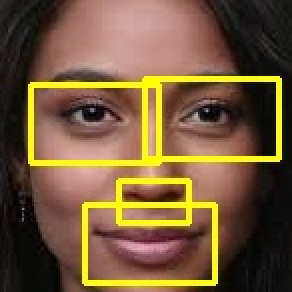
#> input picture python_process/Image_Lips/0_image_picker4693477020074050379.jpg.jpg, 146 x 146 px, found by its file name (shown 2 times larger); its folder holds only this picture in this run
$ python -i kmeans_face.py   (imports and definitions only)
#> lines starting #> are read from the running program, lines starting #| are printed output that depends on the picture; long printed decimals are rounded
import cv2
from sklearn.cluster import KMeans
from collections import Counter
import numpy as np
from euclediance_distance import checkCategory
from CIELab import checkCIELab
import pandas as pd
import matplotlib.pyplot as plt
from matplotlib.colors import ListedColormap
from global_variable import numClusters
from global_variable import bool_CIELAB
from global_variable import bool_masking
from global_variable import bool_maxCluster
import math
from global_variable import bool_noBackground
from changeBackground import changeBackground


# [463 lines left out: functions convertRGB2LAB, maskingSkin, kmeansFace, kmeansFaceYCBCR, kmeansMixFace, not called in this run]


# CMAP CLUSTER
def getCMap(numClusters, choosenCluster):
    if(numClusters == 1):
        cmap = ListedColormap(["brown"])
    elif(numClusters == 2):
        cmap = ListedColormap(["brown", "black"])
        if(choosenCluster[0] == 1):
            cmap = ListedColormap(["black", "brown"])
    elif(numClusters == 3):
        cmap = ListedColormap(["brown", "black", "white"])
        if(choosenCluster[0] == 1):
            cmap = ListedColormap(["black",  "brown", "white"])
        elif(choosenCluster[0] == 2):
            cmap = ListedColormap(["black", "white", "brown"])
    elif(numClusters == 4):
        cmap = ListedColormap(["brown", "black", "white", "grey"])
        if(choosenCluster[0] == 1):
            cmap = ListedColormap(["black",  "brown", "white", "grey"])
        elif(choosenCluster[0] == 2):
            cmap = ListedColormap(["black", "white", "brown", "grey"])
        elif(choosenCluster[0] == 3):
            cmap = ListedColormap(["black", "white", "grey", "brown"])
    return cmap


# KMEANS - CIELAB
def kmeansFaceCIELAB(fileName):
    clusterUse = numClusters
    if bool_noBackground:
        if changeBackground(fileName):
            img_arr = cv2.imread("./python_process/Images_NoBackground/"+fileName)
        else:
            img_arr = cv2.imread("./python_process/Images_New/"+fileName)
    else:
        img_arr = cv2.imread("./python_process/Images_New/"+fileName)
#> img_arr is the input picture: shape (146, 146, 3); mean B, G, R 58, 90, 116.2

    # img_arr = cv2.imread("./python_process/Images_New/"+fileName)
    # img_arr = cv2.imread("./Images_Ori/dataset 1 frontal face/"+"21 - Copy.jpeg")
    print("img_arr shape : ", img_arr.shape)
#| img_arr shape :  (146, 146, 3)
    print("img_arr: ", img_arr)
#> (printed output is left out)
    print("depth : ", img_arr.dtype)
#| depth :  uint8

    # OLD LAB - BETULLLL
    print("ORI BGR : ", img_arr)
#> (printed output is left out)
    img_arr = img_arr.astype("float32") / 255
    print("depth : ", img_arr.dtype)
#| depth :  float32
    print("new arr : ", img_arr)
#> (printed output is left out)
    img_arr_Lab = cv2.cvtColor(img_arr, cv2.COLOR_BGR2Lab)
#> img_arr_Lab: shape (146, 146, 3) float32; mean of channels 0, 1, 2 38.7, 7.2, 19.2
    print("depth lab : ", img_arr_Lab.dtype)
#| depth lab :  float32

    cv2.imwrite('./python_process/Images_OLD_LAB/'+fileName, img_arr_Lab)
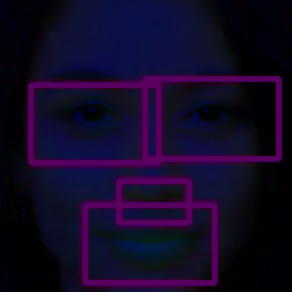
#> saved as 0_image_picker4693477020074050379.jpg.jpg: shape (146, 146, 3) (shown 2 times larger); mean B, G, R 38.7, 9, 19.3
    print("RESULT LAB OLD : ", img_arr_Lab)
#> (printed output is left out)


    # NEW LAB - SUDAH HILANG
    # img_arr = cv2.cvtColor(img_arr, cv2.COLOR_BGR2RGB)
    # img_arr_Lab = convertRGB2LAB(img_arr)
    # cv2.imwrite('./Images_NEW_LAB/'+fileName, img_arr_Lab)

    (h_Lab,w_Lab,c_Lab) = img_arr_Lab.shape
#> h_Lab = 146; w_Lab = 146; c_Lab = 3

    reshapedLab = img_arr_Lab.reshape(h_Lab*w_Lab,c_Lab)
    print("reshapedLab shape : ", reshapedLab.shape)
#| reshapedLab shape :  (21316, 3)
    print("reshapedLab : ", reshapedLab)
#> (printed output is left out)

    kmeans_model_Lab = KMeans(n_clusters=numClusters, random_state=0)
    cluster_labels_Lab = kmeans_model_Lab.fit_predict(reshapedLab)
    labels_count_Lab = Counter(cluster_labels_Lab)
#> labels_count_Lab = {1: 8401, 2: 10646, 0: 2269}
    print("labels_count_Lab : ", labels_count_Lab)
#| labels_count_Lab :  Counter({2: 10646, 1: 8401, 0: 2269})

    u, c = np.unique(cluster_labels_Lab, return_counts = True)
#> u = [0, 1, 2]; c = [2269, 8401, 10646]
    choosenCluster = u[c == c.max()]
#> choosenCluster = [2]
    print("choosenCluster : ", choosenCluster)
#| choosenCluster :  [2]
    percentage = labels_count_Lab[choosenCluster[0]]/(labels_count_Lab[0]+labels_count_Lab[1]+labels_count_Lab[2])*100
#> percentage = 49.94


    print("percentage-3 : ", percentage)
#| percentage-3 :  49.944
    # [13 lines of commented-out code are left out]

    print("percentage end : ", percentage)
#| percentage end :  49.944
    img_quant_Lab = np.reshape(np.array(kmeans_model_Lab.labels_, dtype=np.uint8),
        (img_arr_Lab.shape[0], img_arr_Lab.shape[1]))

    print("img_quant_Lab shape : ", img_quant_Lab.shape)
#| img_quant_Lab shape :  (146, 146)
    print("img_quant_Lab : ", img_quant_Lab)
#> (printed output is left out)

    print("kmeans_model_Lab.labels_ shape : ", kmeans_model_Lab.labels_.shape)
    print("kmeans_model_Lab.labels_  : ", kmeans_model_Lab.labels_)


    # labels_count_Lab = Counter(cluster_labels_Lab)
    cols_Lab = kmeans_model_Lab.cluster_centers_.round(0).astype(int)
    print("cols_Lab : ", cols_Lab)


    if (bool_masking) :
        cluster_Lab = plt.figure("cluster Lab")
        cmap = getCMap(clusterUse, choosenCluster)
        plt.imshow(img_quant_Lab, cmap=cmap)
        cluster_Lab.savefig("./python_process/Images_Cluster/"+"Before_Mask_"+fileName)

        print("MASKING")
        # clusterUse = 2
        reshapedLab_NEW = reshapedLab
        reshapedLab_NEW[kmeans_model_Lab.labels_ != choosenCluster[0]] = [0, 0, 0]
        print("reshapedLab shape : ", reshapedLab_NEW.shape)
        print("reshapedLab : ", reshapedLab_NEW)
        img_after_cluster_NEW = np.reshape(np.array(reshapedLab_NEW, dtype=np.uint8), (img_arr_Lab.shape[0], img_arr_Lab.shape[1], 3))


        img_arr_NEW = maskingSkin(img_after_cluster_NEW, fileName, "LAB", "LAB")

        img_arr_NEW = cv2.imread("./python_process/Images_Masking/"+fileName)

        img_arr_Lab_NEW = img_arr_NEW

        print("NEWWWW : ", img_arr_Lab_NEW)


        img_arr_Lab_NEW = img_arr_Lab_NEW.astype("float32") / 255
        img_arr_Lab_NEW = cv2.cvtColor(img_arr_Lab_NEW, cv2.COLOR_BGR2Lab)

        (h_Lab_NEW,w_Lab_NEW,c_Lab_NEW) = img_arr_Lab_NEW.shape

        reshapedLab_NEW = img_arr_Lab_NEW.reshape(h_Lab_NEW*w_Lab_NEW,c_Lab_NEW)
        print("reshapedLab shape : ", reshapedLab_NEW.shape)
        print("reshapedLab : ", reshapedLab_NEW)

        kmeans_model_Lab_NEW = KMeans(n_clusters=2, random_state=0)
        cluster_labels_Lab_NEW = kmeans_model_Lab_NEW.fit_predict(reshapedLab_NEW)
        labels_count_Lab_NEW = Counter(cluster_labels_Lab_NEW)
        print("labels_count_Lab : ", labels_count_Lab_NEW)

        # [4 lines of commented-out code are left out]

        cols_Lab_NEW = kmeans_model_Lab_NEW.cluster_centers_.round(0).astype(int)

        temp0 = cols_Lab_NEW[0] - np.array((0, 0, 0))
        distance0 = np.sqrt(np.dot(temp0.T, temp0))

        temp1 = cols_Lab_NEW[1] - np.array((0, 0, 0))
        distance1 = np.sqrt(np.dot(temp1.T, temp1))

        if distance0 > distance1 :
            choosenCluster_NEW = np.array([0])
        else :
            choosenCluster_NEW = np.array([1])

        print("choosenCluster : ", choosenCluster_NEW)

        print("CLUSTERRRR : ", cols_Lab_NEW)
        inputCheck = cols_Lab_NEW[choosenCluster_NEW[0]]

        cluster_Lab_NEW = plt.figure("cluster Lab_NEW")
        # plt.legend(["blue", "orange", "red"], loc=0, frameon=True)

        cmap_NEW = getCMap(2, choosenCluster_NEW)

        # # img_quant_Lab = np.reshape(cols_Lab[cluster_labels_Lab],(h_Lab,w_Lab,c_Lab))
        # cluster_Lab_NEW = plt.figure("cluster Lab")

        # plt.imshow(img_quant_Lab, cmap=cmap_NEW)
        # # plt.imshow(img_quant_Lab)
        # cluster_Lab_NEW.savefig("./Images_Cluster_NEW"+fileName)

        img_quant_Lab_NEW = np.reshape(np.array(kmeans_model_Lab_NEW.labels_, dtype=np.uint8),
        (img_arr_Lab_NEW.shape[0], img_arr_Lab_NEW.shape[1]))

        cluster_Lab_NEW = plt.figure("cluster Lab_NEW")
        # plt.legend(["blue", "orange", "red"], loc=0, frameon=True)

        cmap_NEW = getCMap(2, choosenCluster_NEW)
        plt.imshow(img_quant_Lab_NEW, cmap=cmap_NEW)
        cluster_Lab_NEW.savefig("./python_process/Images_Cluster/"+"Lab_"+fileName)

    else :
        inputCheck = cols_Lab[choosenCluster[0]]
#> inputCheck = [50, 15, 17]

        cluster_Lab = plt.figure("cluster Lab")
        # plt.legend(["blue", "orange", "red"], loc=0, frameon=True)

        cmap = getCMap(clusterUse, choosenCluster)

        # img_quant_Lab = np.reshape(cols_Lab[cluster_labels_Lab],(h_Lab,w_Lab,c_Lab))

        plt.imshow(img_quant_Lab, cmap=cmap)
        # plt.imshow(img_quant_Lab)
        cluster_Lab.savefig("./python_process/Images_Cluster/"+"Lab_"+fileName)
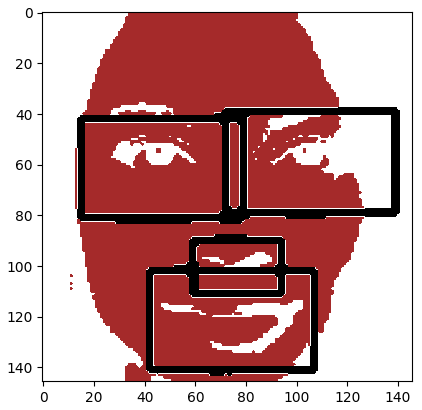
#> figure drawn by matplotlib, 1 panel


    if bool_CIELAB:
        print("check : ", inputCheck)
#| check :  [50 15 17]
        L = inputCheck[0];a = inputCheck[1];b = inputCheck[2]
#> after `L = inputCheck[0]`: L = 50
#> after `a = inputCheck[1]`: a = 15
#> after `b = inputCheck[2]`: b = 17

        ITA = math.atan((L-50)/b)*180/math.pi
#> ITA = 0
        print("ITA : ", ITA)
#| ITA :  0.0
        skintone = ""
        if ITA < -30 :
            skintone = "deep"
        elif ITA < 10 :
            skintone = "tan"
        elif ITA < 28 :
            skintone = "medium"
        elif ITA < 41 :
            skintone = "medium"
        elif ITA < 55 :
            skintone = "light"
        else :
            skintone = "fair"

        hue = math.atan(b/a)*180/math.pi
#> hue = 48.58
        # hue = math.atan(b/a)
        print("hue : ", hue)
#| hue :  48.576
        undertone = ""
        if hue > 60 :
            undertone = "warm"
        elif hue > 52 :
            undertone = "netral"
        else :
            undertone = "cool"

        print("skintone : ", skintone, " - undertone : ", undertone)
        resultSkin = skintone + "_" + undertone
    else:
        temp = np.uint8([[[inputCheck[0],inputCheck[1],inputCheck[2]]]])
        print("TEMP : ", temp)
        temp[0][0][0] = temp[0][0][0]*255/100
        temp[0][0][1] = temp[0][0][1]+128
        temp[0][0][2] = temp[0][0][2]+128
        newRGB = cv2.cvtColor(temp, cv2.COLOR_Lab2RGB)
        print("NEW RGB : ", newRGB)
        # newRGB = newRGB.astype("float32") / 255
        print("NEW RGB : ", newRGB)
        newYCrCb = cv2.cvtColor(newRGB, cv2.COLOR_RGB2YCrCb)
        print("NEW YCRCB : ", newYCrCb)
        resultSkin = checkCategory(newYCrCb[0][0])


    return resultSkin

>>> result = kmeansFaceCIELAB('Image_Lips/0_image_picker4693477020074050379.jpg.jpg')
